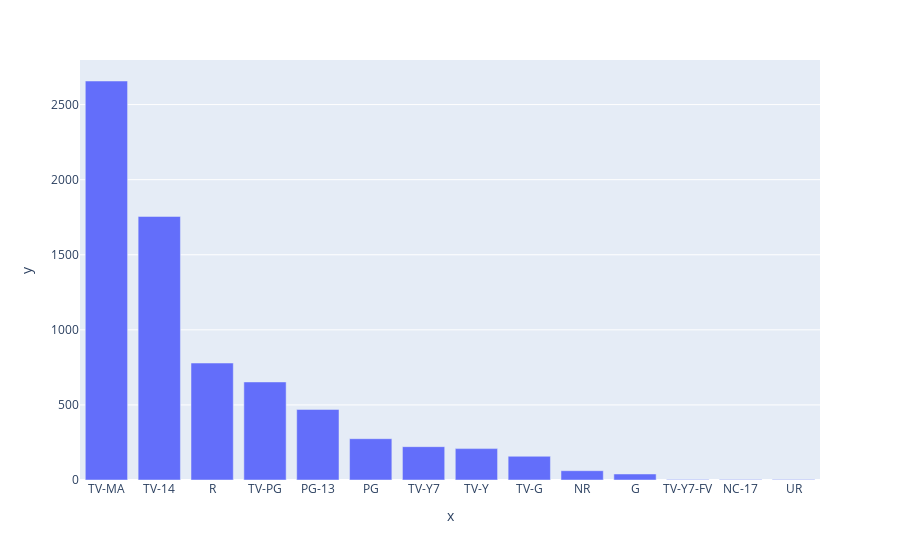

Notebook code for this chart:
### Code cell
px.bar(x = var.index, y = var.values)

### Figure 1 — Plotly figure (JSON) as saved in the notebook; plotly's stock layout.template omitted (floating-point values rounded to 4 significant figures)
{"data": [{"alignmentgroup": "True", "hovertemplate": "x=%{x}<br>y=%{y}<extra></extra>", "legendgroup": "", "marker": {"color": "#636efa", "pattern": {"shape": ""}}, "name": "", "offsetgroup": "", "orientation": "v", "showlegend": false, "textposition": "auto", "type": "bar", "x": ["TV-MA", "TV-14", "R", "TV-PG", "PG-13", "PG", "TV-Y7", "TV-Y", "TV-G", "NR", "G", "TV-Y7-FV", "NC-17", "UR"], "xaxis": "x", "y": [2657, 1755, 779, 653, 470, 275, 222, 209, 158, 62, 40, 4, 3, 3], "yaxis": "y"}], "layout": {"autosize": true, "barmode": "relative", "legend": {"tracegroupgap": 0}, "margin": {"t": 60}, "xaxis": {"anchor": "y", "autorange": true, "domain": [0, 1], "range": [-0.5, 13.5], "title": {"text": "x"}, "type": "category"}, "yaxis": {"anchor": "x", "autorange": true, "domain": [0, 1], "range": [0, 2797.0], "title": {"text": "y"}, "type": "linear"}}}
